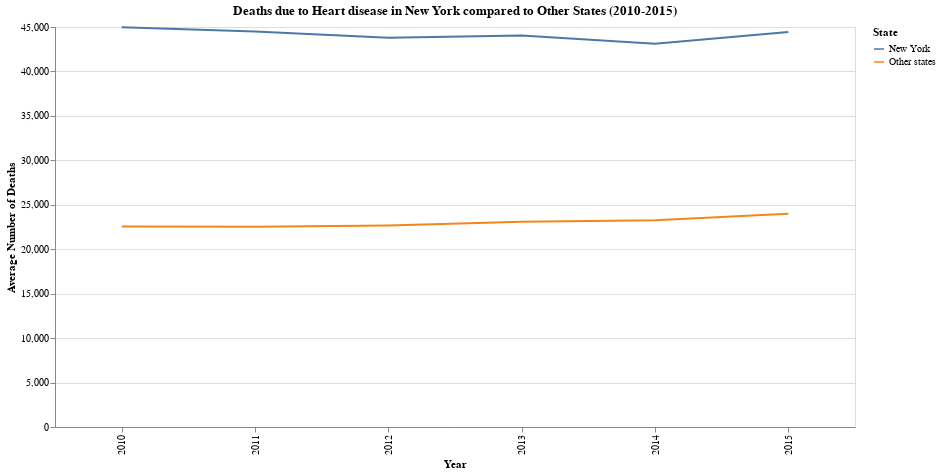

The cell this chart's notebook holds for it:
### Markdown cell above
#### Contextual Visualization 3:

### Code cell
# Filter for heart disease and the desired years
heart_disease_data = us_leading_cause_of_death_2[(us_leading_cause_of_death_2['Cause Name'] == 'Heart disease') & 
                                      (us_leading_cause_of_death_2['Year'].between(2010, 2015))]

# Filter for New York and get average deaths by year
ny_heart_disease_data = heart_disease_data[heart_disease_data['State'] == 'New York']
ny_heart_disease_data = ny_heart_disease_data.groupby('Year').mean().reset_index()
ny_heart_disease_data['State'] = 'New York'

# Get average deaths by year for all other states combined
other_states_heart_disease_data = heart_disease_data[heart_disease_data['State'] != 'New York']
other_states_heart_disease_data = other_states_heart_disease_data.groupby('Year').mean().reset_index()
other_states_heart_disease_data['State'] = 'Other states'

# Concatenate data frames
heart_disease_data_combined = pd.concat([ny_heart_disease_data, other_states_heart_disease_data])

# Plot line chart
line_chart = alt.Chart(heart_disease_data_combined).mark_line().encode(
    x=alt.X('Year:O', title='Year'),
    y=alt.Y('average(Deaths):Q', axis=alt.Axis(title='Average Number of Deaths')),
    color=alt.Color('State:N', title='State')
).properties(
    title='Deaths due to Heart disease in New York compared to Other States (2010-2015)',
    width=800, # set the width of the chart to 800 pixels
    height=400 # set the height of the chart to 400 pixels
)

line_chart

### Figure 1 — Vega-Lite specification as saved in the notebook (floating-point values rounded to 4 significant figures)
{"config": {"view": {"continuousWidth": 400, "continuousHeight": 300}}, "data": {"name": "data-7fdfbffbd2cfd12cda632258c3577676"}, "mark": "line", "encoding": {"color": {"field": "State", "title": "State", "type": "nominal"}, "x": {"field": "Year", "title": "Year", "type": "ordinal"}, "y": {"aggregate": "average", "axis": {"title": "Average Number of Deaths"}, "field": "Deaths", "type": "quantitative"}}, "height": 400, "title": "Deaths due to Heart disease in New York compared to Other States (2010-2015)", "width": 800, "$schema": "https://vega.github.io/schema/vega-lite/v4.17.0.json", "datasets": {"data-7fdfbffbd2cfd12cda632258c3577676": [{"Year": 2010, "Deaths": 44980.0, "Age-adjusted Death Rate": 200.0, "State": "New York"}, {"Year": 2011, "Deaths": 44500.0, "Age-adjusted Death Rate": 193.8, "State": "New York"}, {"Year": 2012, "Deaths": 43800.0, "Age-adjusted Death Rate": 186.5, "State": "New York"}, {"Year": 2013, "Deaths": 44040.0, "Age-adjusted Death Rate": 184.8, "State": "New York"}, {"Year": 2014, "Deaths": 43120.0, "Age-adjusted Death Rate": 178.3, "State": "New York"}, {"Year": 2015, "Deaths": 44450.0, "Age-adjusted Death Rate": 181.6, "State": "New York"}, {"Year": 2010, "Deaths": 22560.0, "Age-adjusted Death Rate": 176.4, "State": "Other states"}, {"Year": 2011, "Deaths": 22520.0, "Age-adjusted Death Rate": 171.2, "State": "Other states"}, {"Year": 2012, "Deaths": 22660.0, "Age-adjusted Death Rate": 169.3, "State": "Other states"}, {"Year": 2013, "Deaths": 23100.0, "Age-adjusted Death Rate": 168.8, "State": "Other states"}, {"Year": 2014, "Deaths": 23250.0, "Age-adjusted Death Rate": 167.5, "State": "Other states"}, {"Year": 2015, "Deaths": 23980.0, "Age-adjusted Death Rate": 168.6, "State": "Other states"}]}}
